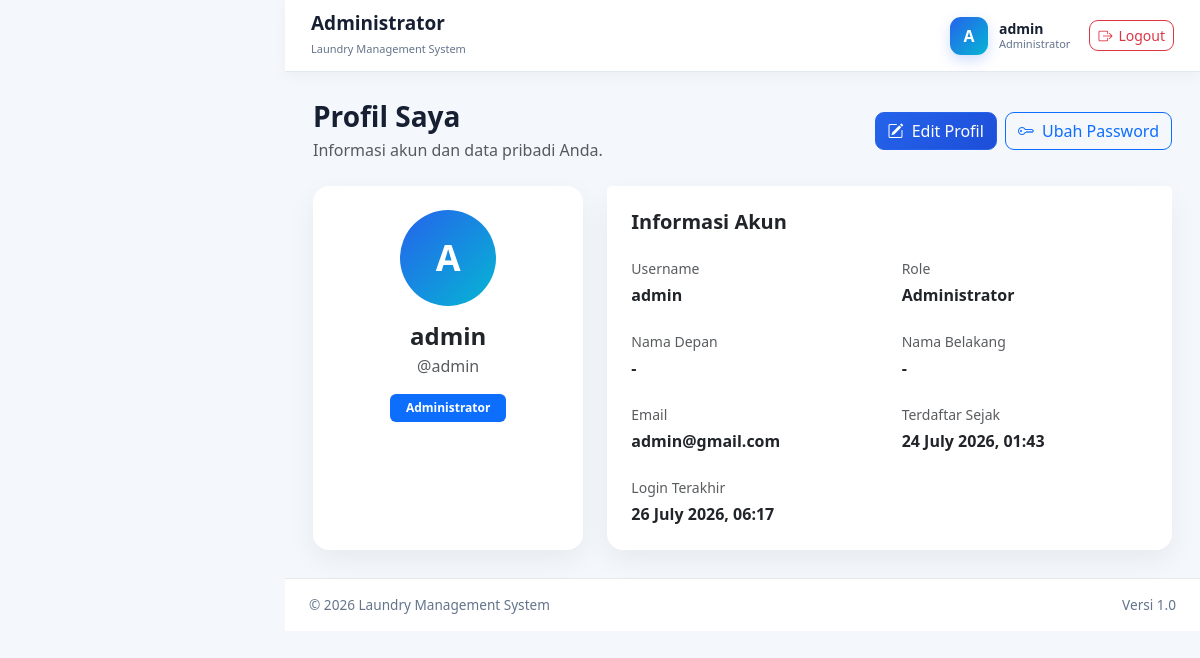
The app's page /profil/ (signed in), older data.
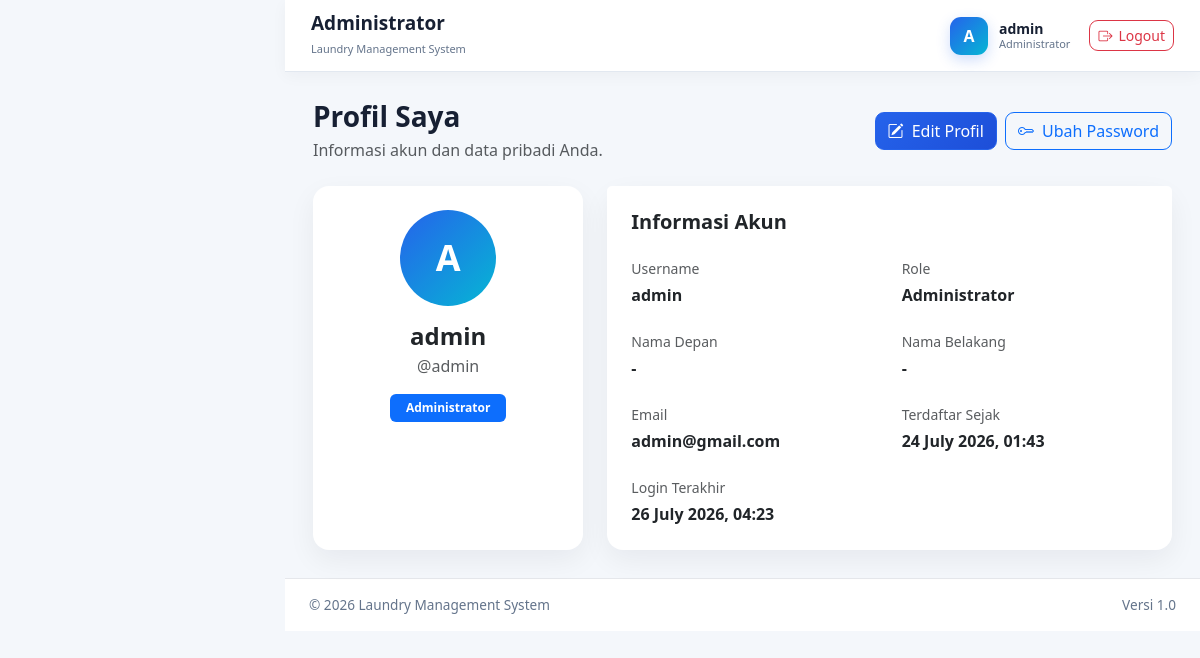
The same page, newer data.
### administrator/models.py (models this page shows, shortened)
class User(AbstractUser):
    class Role(models.TextChoices):
        ADMINISTRATOR = "administrator", "Administrator"
        KASIR = "kasir", "Kasir"
        PETUGAS_LAUNDRY = "petugaslaundry", "Petugas Laundry"
        PELANGGAN = "pelanggan", "Pelanggan"
    role = models.CharField(
        max_length=30,
        choices=Role.choices,
        default=Role.PELANGGAN,
        db_index=True,
        verbose_name="Hak akses",
    )
    nomor_hp = models.CharField(
        max_length=20,
        unique=True,
        verbose_name="Nomor HP",
    )
    alamat = models.TextField(
        blank=True,
        verbose_name="Alamat",
    )
    foto = models.ImageField(
        upload_to="pengguna/foto/",
        blank=True,
        null=True,
        verbose_name="Foto",
    )
    is_verified = models.BooleanField(
        default=False,
        db_index=True,
        verbose_name="Terverifikasi",
        help_text="Pelanggan harus diverifikasi administrator sebelum dapat login.",
    )
    verified_at = models.DateTimeField(
        blank=True,
        null=True,
        verbose_name="Waktu verifikasi",
    )
    verified_by = models.ForeignKey(
        "self",
        on_delete=models.SET_NULL,
        blank=True,
        null=True,
        related_name="pengguna_diverifikasi",
        verbose_name="Diverifikasi oleh",
    )
    email = models.EmailField(
        unique=True,
        verbose_name="Email",
    )
    class Meta:
        verbose_name = "Pengguna"
        verbose_name_plural = "Data Pengguna"
        ordering = ["username"]
    def verifikasi(self, administrator):
        """
        Memverifikasi akun pelanggan.
        """
        self.is_verified = True
        self.is_active = True
        self.verified_at = timezone.now()
        self.verified_by = administrator
        self.save(
            update_fields=[
                "is_verified",
                "is_active",
                "verified_at",
                "verified_by",
            ]
        )

### accounts/views.py (the view)
@login_required
def profile_view(request):
    return render(
        request,
        "accounts/profile.html",
        {
            "profile_user": request.user,
        },
    )

### accounts/templates/accounts/profile.html (shortened to what the changed rows need)
{% extends "base.html" %}
{% block content %}
<div class="container-fluid px-0">
    <div class="row g-4">
        <div class="col-lg-4">
            <div class="card border-0 h-100">
                <div class="card-body text-center p-4">
                    <div
                        class="d-inline-flex align-items-center justify-content-center rounded-circle text-white mb-3"
                        style="
                            width: 96px;
                            height: 96px;
                            background: linear-gradient(
                                135deg,
                                #2563eb,
                                #06b6d4
                            );
                            font-size: 36px;
                            font-weight: 700;
                        "
                    >
                        {{ profile_user.username|first|upper }}
                    </div>
                    <h4 class="fw-bold mb-1">
                        {{ profile_user.get_full_name|default:profile_user.username }}
                    </h4>
                    <p class="text-muted mb-3">
                        @{{ profile_user.username }}
                    </p>
                    <span class="badge text-bg-primary px-3 py-2">
                        {% if profile_user.get_role_display %}
                            {{ profile_user.get_role_display }}
                        {% else %}
                            Pengguna
                        {% endif %}
                    </span>
                </div>
            </div>
        </div>
        <div class="col-lg-8">
            <div class="card border-0 h-100">
                <div class="card-body p-4">
                    <div class="row g-4">
                        <div class="col-md-6">
                            <small class="text-muted d-block mb-1">
                                Username
                            </small>
                            <div class="fw-semibold">
                                {{ profile_user.username }}
                            </div>
                        </div>
                        <div class="col-md-6">
                            <small class="text-muted d-block mb-1">
                                Role
                            </small>
                            <div class="fw-semibold">
                                {{ profile_user.get_role_display|default:"Pengguna" }}
                            </div>
                        </div>
                        <div class="col-md-6">
                            <small class="text-muted d-block mb-1">
                                Nama Depan
                            </small>
                            <div class="fw-semibold">
                                {{ profile_user.first_name|default:"-" }}
                            </div>
                        </div>
                        <div class="col-md-6">
                            <small class="text-muted d-block mb-1">
                                Nama Belakang
                            </small>
                            <div class="fw-semibold">
                                {{ profile_user.last_name|default:"-" }}
                            </div>
                        </div>
                        <div class="col-md-6">
                            <small class="text-muted d-block mb-1">
                                Email
                            </small>
                            <div class="fw-semibold">
                                {{ profile_user.email|default:"-" }}
                            </div>
                        </div>
                        <div class="col-md-6">
                            <small class="text-muted d-block mb-1">
                                Terdaftar Sejak
                            </small>
                            <div class="fw-semibold">
                                {{ profile_user.date_joined|date:"d F Y, H:i" }}
                            </div>
                        </div>
                        <div class="col-md-6">
                            <small class="text-muted d-block mb-1">
                                Login Terakhir
                            </small>
                            <div class="fw-semibold">
                                {% if profile_user.last_login %}
                                    {{ profile_user.last_login|date:"d F Y, H:i" }}
                                {% else %}
                                    -
                                {% endif %}
                            </div>
                        </div>
                    </div>
                </div>
            </div>
        </div>
    </div>
</div>
{% endblock %}

### templates/includes/navbar.html (shortened to what this page needs)
<nav class="top-navbar">
    <div class="navbar-left">
        <div>
            <h5 class="navbar-title">
                {% if request.user.role == "administrator" %}
                    Administrator
                {% elif request.user.role == "kasir" %}
                    Kasir
                {% elif request.user.role == "petugaslaundry" %}
                    Petugas Laundry
                {% elif request.user.role == "pelanggan" %}
                    Pelanggan
                {% else %}
                    Laundry Management System
                {% endif %}
            </h5>
            <small class="navbar-subtitle">
                Laundry Management System
            </small>
        </div>
    </div>
    <div class="navbar-user">
        <div class="user-avatar">
            {{ request.user.username|first|upper }}
        </div>
        <div class="user-info">
            <span class="user-name">
                {{ request.user.get_full_name|default:request.user.username }}
            </span>
            <small>
                {{ request.user.get_role_display }}
            </small>
        </div>
        <a
            href="{% url 'logout' %}"
            class="btn btn-outline-danger btn-sm logout-button"
            title="Logout"
        >
            <i class="bi bi-box-arrow-right"></i>
            <span>Logout</span>
        </a>
    </div>
</nav>

Row changes from the older to the newer data that the page shows:
changed User "admin": last_login "26 July 2026, 06:17" → "26 July 2026, 04:23"
